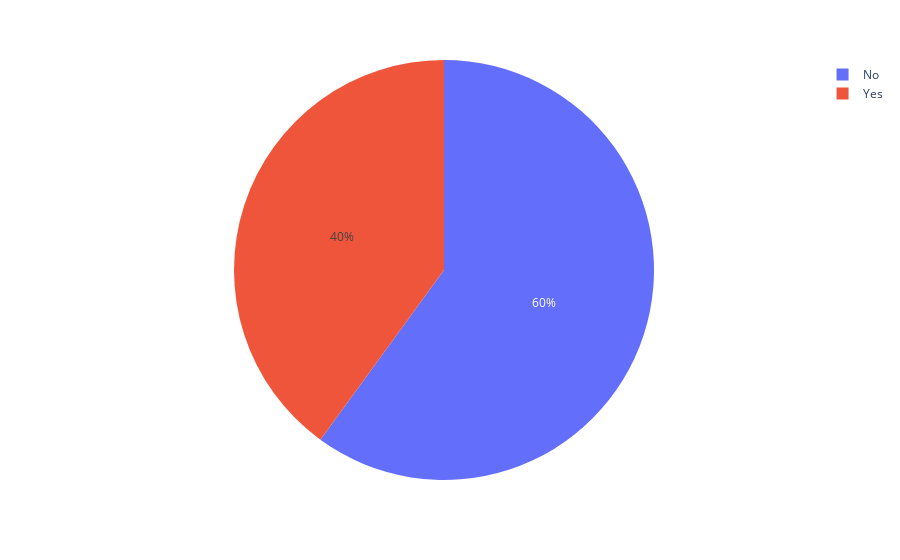

Source (notebook cell):
### Markdown cell above
# Pie Plot

1. Crear un pie plot en base a names="smoker",values='total_bill'

### Code cell
fig = px.pie(df, names="smoker",values='total_bill')
fig.show()

### Figure 1 — Plotly figure (JSON) as saved in the notebook; plotly's stock layout.template omitted (floating-point values rounded to 4 significant figures; data arrays with more than 128 entries replaced by an {"elided": "..."} marker saying what was removed)
{"data": [{"domain": {"x": [0, 1], "y": [0, 1]}, "hovertemplate": "smoker=%{label}<br>total_bill=%{value}<extra></extra>", "labels": {"elided": "244 str values"}, "legendgroup": "", "name": "", "showlegend": true, "type": "pie", "values": {"elided": "244 float values"}}], "layout": {"autosize": true, "legend": {"tracegroupgap": 0}, "margin": {"t": 60}}}
